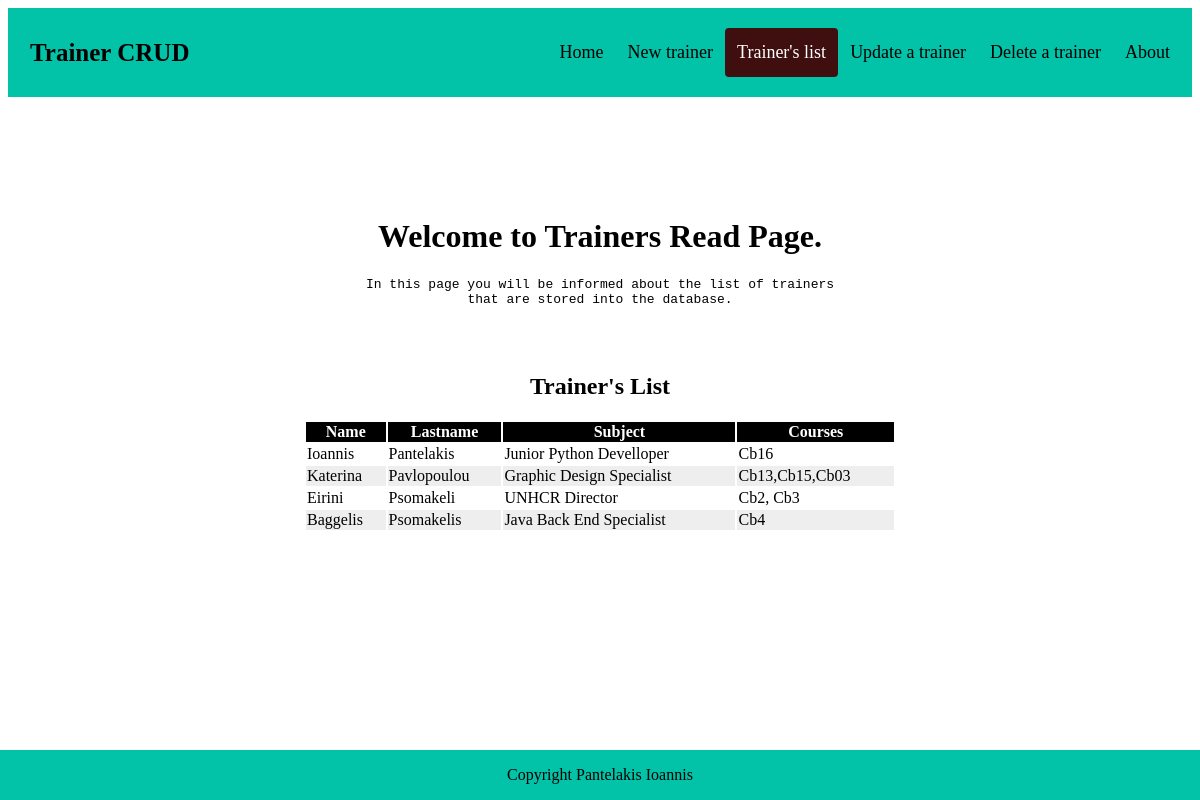
The page /trainer/ReadTrainer/ on the database its author committed.
### Trainer/models.py (models this page shows)
class Trainer(models.Model):
    name = models.CharField(max_length = 50)
    lastname = models.CharField(max_length = 50)
    subject = models.CharField(max_length = 150)
    courses = models.CharField(max_length = 300)

### Trainer/views.py (the view)
# urls.py: path('ReadTrainer/', views.TrainerList.as_view(), name='ReadTrainer'),
class TrainerList(ListView):
    model = Trainer
    template_name = 'Trainer/read_trainer.html'
    context_object_name = 'trainer_list'
    queryset = Trainer.objects.order_by('lastname')

### Trainer/templates/Trainer/read_trainer.html (shortened to what this page needs)
{% extends 'Trainer/base.html' %}
{% block header %}
    <div class="header">
        <a href="#default" class="logo">Trainer CRUD</a>
        <div class="header-right">
            <a href="/trainer/Home/">Home</a>
            <a href="/trainer/TrainerCreation/">New trainer</a>
            <a class="active" href="/trainer/ReadTrainer/">Trainer's list</a>
            <a href="/trainer/UpdateTrainerPage/">Update a trainer</a>
            <a href="/trainer/DeleteTrainerPage/">Delete a trainer</a>
            <a href="/trainer/About/">About</a>
        </div>
    </div>
{% endblock %}
{% block content %}
    <div class="main_content">
        <h1>Welcome to Trainers Read Page.</h1>
        <pre>In this page you will be informed about the list of trainers
that are stored into the database.
        </pre>
        <br>
        <h2>Trainer's List</h2>
    </div>
    <div class='trainer_list'>
            <table class="trainers_table">
                <thead>
                    <tr>
                        <th>Name</th>
                        <th>Lastname</th>
                        <th>Subject</th>
                        <th>Courses</th>
                    </tr>
                </thead>
                <tbody>
                    {% for trainer in trainer_list %}
                        <tr>
                            <td>{{trainer.name}}</td>
                            <td>{{trainer.lastname}}</td>
                            <td>{{trainer.subject}}</td>
                            <td>{{trainer.courses}}</td>
                        </tr>
                    {% empty %}
                            <div class="Empty_Table">
                                <p>Trainers list is empty! Please input first some trainers! <a href="/trainer/TrainerCreation/">Add a Trainer</a></p2>
                            </div>
                    {% endfor %}
                </tbody>
            </table>
    </div>
{% endblock %}

### Trainer/templates/Trainer/base.html (shortened to what this page needs)
<!DOCTYPE html>
<html>
    <head>
         {% load static %}
         <link rel='stylesheet' type='text/css' href="{% static 'css/trainer.css' %}">
    </head>
    <body>
        {% block header %} {% endblock %}
        <div class = 'content' >
            {%block content%}{% endblock %}
        </div>
        {% block footer %}
            <div class="footer">
                <p>Copyright Pantelakis Ioannis</p>
            </div>
        {% endblock %}
    </body>
</html>

### Trainer/static/css/trainer.css (style rules this page uses)
.footer { position: fixed; left: 0; bottom: 0; width: 100%; background-color: rgb(2, 194, 168); color: black; text-align: center; }
.header { overflow: hidden; background-color: rgb(2, 194, 168); padding: 20px 10px; }
.header a { float: left; color: black; text-align: center; padding: 12px; text-decoration: none; font-size: 18px; line-height: 25px; border-radius: 4px; }
.header a.logo { font-size: 25px; font-weight: bold; }
.header a.active { background-color: rgb(63, 14, 14); color: white; }
.header-right { float: right; }
.main_content { padding-top: 100px; width:50%; margin: 0 auto; text-align: center; }
table.trainers_table { margin-left:auto; margin-right:auto; width: 50%; text-transform:capitalize; }
table.trainers_table tr:nth-child(even) { background-color: #eee; }
table.trainers_table tr:nth-child(odd) { background-color: #fff; }
table.trainers_table th { color: white; background-color: black; }

### rows shown on the page
Trainer: name "Ioannis", lastname "Pantelakis", subject "Junior Python Develloper", courses "Cb16"
Trainer: name "Katerina", lastname "Pavlopoulou", subject "Graphic Design Specialist", courses "Cb13,cb15,cb03"
Trainer: name "Eirini", lastname "Psomakeli", subject "UNHCR Director", courses "Cb2, Cb3"
Trainer: name "Baggelis", lastname "Psomakelis", subject "Java Back End Specialist", courses "Cb4"
